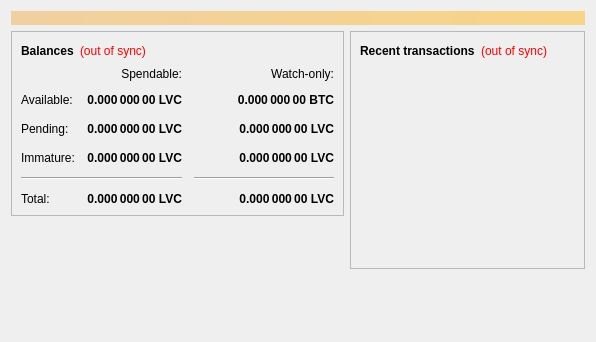
<?xml version="1.0" encoding="UTF-8"?>
<ui version="4.0">
 <class>OverviewPage</class>
 <widget class="QWidget" name="OverviewPage">
  <property name="geometry">
   <rect>
    <x>0</x>
    <y>0</y>
    <width>596</width>
    <height>342</height>
   </rect>
  </property>
  <property name="windowTitle">
   <string>Form</string>
  </property>
  <layout class="QVBoxLayout" name="topLayout">
   <item>
    <widget class="QLabel" name="labelAlerts">
     <property name="visible">
      <bool>false</bool>
     </property>
     <property name="styleSheet">
      <string notr="true">background-color: qlineargradient(x1: 0, y1: 0, x2: 1, y2: 0, stop:0 #F0D0A0, stop:1 #F8D488); color:#000000;</string>
     </property>
     <property name="wordWrap">
      <bool>true</bool>
     </property>
     <property name="margin">
      <number>3</number>
     </property>
    </widget>
   </item>
   <item>
    <layout class="QHBoxLayout" name="horizontalLayout" stretch="1,1">
     <item>
      <layout class="QVBoxLayout" name="verticalLayout_2">
       <item>
        <widget class="QFrame" name="frame">
         <property name="frameShape">
          <enum>QFrame::StyledPanel</enum>
         </property>
         <property name="frameShadow">
          <enum>QFrame::Raised</enum>
         </property>
         <layout class="QVBoxLayout" name="verticalLayout_4">
          <item>
           <layout class="QHBoxLayout" name="horizontalLayout_4">
            <item>
             <widget class="QLabel" name="label_5">
              <property name="font">
               <font>
                <weight>75</weight>
                <bold>true</bold>
               </font>
              </property>
              <property name="text">
               <string>Balances</string>
              </property>
             </widget>
            </item>
            <item>
             <widget class="QLabel" name="labelWalletStatus">
              <property name="cursor">
               <cursorShape>WhatsThisCursor</cursorShape>
              </property>
              <property name="toolTip">
               <string>The displayed information may be out of date. Your wallet automatically synchronizes with the Lavrovcoin network after a connection is established, but this process has not completed yet.</string>
              </property>
              <property name="styleSheet">
               <string notr="true">QLabel { color: red; }</string>
              </property>
              <property name="text">
               <string notr="true">(out of sync)</string>
              </property>
              <property name="alignment">
               <set>Qt::AlignLeading|Qt::AlignLeft|Qt::AlignVCenter</set>
              </property>
             </widget>
            </item>
            <item>
             <spacer name="horizontalSpacer_3">
              <property name="orientation">
               <enum>Qt::Horizontal</enum>
              </property>
              <property name="sizeHint" stdset="0">
               <size>
                <width>40</width>
                <height>20</height>
               </size>
              </property>
             </spacer>
            </item>
           </layout>
          </item>
          <item>
           <layout class="QGridLayout" name="gridLayout">
            <property name="spacing">
             <number>12</number>
            </property>
            <item row="2" column="2">
             <widget class="QLabel" name="labelWatchPending">
              <property name="font">
               <font>
                <weight>75</weight>
                <bold>true</bold>
               </font>
              </property>
              <property name="cursor">
               <cursorShape>IBeamCursor</cursorShape>
              </property>
              <property name="toolTip">
               <string>Unconfirmed transactions to watch-only addresses</string>
              </property>
              <property name="text">
               <string notr="true">0.000 000 00 LVC</string>
              </property>
              <property name="alignment">
               <set>Qt::AlignRight|Qt::AlignTrailing|Qt::AlignVCenter</set>
              </property>
              <property name="textInteractionFlags">
               <set>Qt::LinksAccessibleByMouse|Qt::TextSelectableByKeyboard|Qt::TextSelectableByMouse</set>
              </property>
             </widget>
            </item>
            <item row="2" column="1">
             <widget class="QLabel" name="labelUnconfirmed">
              <property name="font">
               <font>
                <weight>75</weight>
                <bold>true</bold>
               </font>
              </property>
              <property name="cursor">
               <cursorShape>IBeamCursor</cursorShape>
              </property>
              <property name="toolTip">
               <string>Total of transactions that have yet to be confirmed, and do not yet count toward the spendable balance</string>
              </property>
              <property name="text">
               <string notr="true">0.000 000 00 LVC</string>
              </property>
              <property name="alignment">
               <set>Qt::AlignRight|Qt::AlignTrailing|Qt::AlignVCenter</set>
              </property>
              <property name="textInteractionFlags">
               <set>Qt::LinksAccessibleByMouse|Qt::TextSelectableByKeyboard|Qt::TextSelectableByMouse</set>
              </property>
             </widget>
            </item>
            <item row="3" column="2">
             <widget class="QLabel" name="labelWatchImmature">
              <property name="font">
               <font>
                <weight>75</weight>
                <bold>true</bold>
               </font>
              </property>
              <property name="cursor">
               <cursorShape>IBeamCursor</cursorShape>
              </property>
              <property name="toolTip">
               <string>Mined balance in watch-only addresses that has not yet matured</string>
              </property>
              <property name="text">
               <string notr="true">0.000 000 00 LVC</string>
              </property>
              <property name="alignment">
               <set>Qt::AlignRight|Qt::AlignTrailing|Qt::AlignVCenter</set>
              </property>
              <property name="textInteractionFlags">
               <set>Qt::LinksAccessibleByMouse|Qt::TextSelectableByKeyboard|Qt::TextSelectableByMouse</set>
              </property>
             </widget>
            </item>
            <item row="4" column="0" colspan="2">
             <widget class="Line" name="line">
              <property name="orientation">
               <enum>Qt::Horizontal</enum>
              </property>
             </widget>
            </item>
            <item row="4" column="2">
             <widget class="Line" name="lineWatchBalance">
              <property name="sizePolicy">
               <sizepolicy hsizetype="Preferred" vsizetype="Fixed">
                <horstretch>0</horstretch>
                <verstretch>0</verstretch>
               </sizepolicy>
              </property>
              <property name="minimumSize">
               <size>
                <width>140</width>
                <height>0</height>
               </size>
              </property>
              <property name="orientation">
               <enum>Qt::Horizontal</enum>
              </property>
             </widget>
            </item>
            <item row="5" column="0">
             <widget class="QLabel" name="labelTotalText">
              <property name="text">
               <string>Total:</string>
              </property>
             </widget>
            </item>
            <item row="3" column="1">
             <widget class="QLabel" name="labelImmature">
              <property name="font">
               <font>
                <weight>75</weight>
                <bold>true</bold>
               </font>
              </property>
              <property name="cursor">
               <cursorShape>IBeamCursor</cursorShape>
              </property>
              <property name="toolTip">
               <string>Mined balance that has not yet matured</string>
              </property>
              <property name="text">
               <string notr="true">0.000 000 00 LVC</string>
              </property>
              <property name="alignment">
               <set>Qt::AlignRight|Qt::AlignTrailing|Qt::AlignVCenter</set>
              </property>
              <property name="textInteractionFlags">
               <set>Qt::LinksAccessibleByMouse|Qt::TextSelectableByKeyboard|Qt::TextSelectableByMouse</set>
              </property>
             </widget>
            </item>
            <item row="2" column="3">
             <spacer name="horizontalSpacer_2">
              <property name="orientation">
               <enum>Qt::Horizontal</enum>
              </property>
              <property name="sizeHint" stdset="0">
               <size>
                <width>40</width>
                <height>20</height>
               </size>
              </property>
             </spacer>
            </item>
            <item row="3" column="0">
             <widget class="QLabel" name="labelImmatureText">
              <property name="text">
               <string>Immature:</string>
              </property>
             </widget>
            </item>
            <item row="5" column="1">
             <widget class="QLabel" name="labelTotal">
              <property name="font">
               <font>
                <weight>75</weight>
                <bold>true</bold>
               </font>
              </property>
              <property name="cursor">
               <cursorShape>IBeamCursor</cursorShape>
              </property>
              <property name="toolTip">
               <string>Your current total balance</string>
              </property>
              <property name="text">
               <string notr="true">0.000 000 00 LVC</string>
              </property>
              <property name="alignment">
               <set>Qt::AlignRight|Qt::AlignTrailing|Qt::AlignVCenter</set>
              </property>
              <property name="textInteractionFlags">
               <set>Qt::LinksAccessibleByMouse|Qt::TextSelectableByKeyboard|Qt::TextSelectableByMouse</set>
              </property>
             </widget>
            </item>
            <item row="5" column="2">
             <widget class="QLabel" name="labelWatchTotal">
              <property name="font">
               <font>
                <weight>75</weight>
                <bold>true</bold>
               </font>
              </property>
              <property name="cursor">
               <cursorShape>IBeamCursor</cursorShape>
              </property>
              <property name="toolTip">
               <string>Current total balance in watch-only addresses</string>
              </property>
              <property name="text">
               <string notr="true">0.000 000 00 LVC</string>
              </property>
              <property name="alignment">
               <set>Qt::AlignRight|Qt::AlignTrailing|Qt::AlignVCenter</set>
              </property>
              <property name="textInteractionFlags">
               <set>Qt::LinksAccessibleByMouse|Qt::TextSelectableByKeyboard|Qt::TextSelectableByMouse</set>
              </property>
             </widget>
            </item>
            <item row="0" column="2">
             <widget class="QLabel" name="labelWatchonly">
              <property name="text">
               <string>Watch-only:</string>
              </property>
              <property name="alignment">
               <set>Qt::AlignRight|Qt::AlignTrailing|Qt::AlignVCenter</set>
              </property>
             </widget>
            </item>
            <item row="1" column="0">
             <widget class="QLabel" name="labelBalanceText">
              <property name="text">
               <string>Available:</string>
              </property>
             </widget>
            </item>
            <item row="1" column="1">
             <widget class="QLabel" name="labelBalance">
              <property name="font">
               <font>
                <weight>75</weight>
                <bold>true</bold>
               </font>
              </property>
              <property name="cursor">
               <cursorShape>IBeamCursor</cursorShape>
              </property>
              <property name="toolTip">
               <string>Your current spendable balance</string>
              </property>
              <property name="text">
               <string notr="true">0.000 000 00 LVC</string>
              </property>
              <property name="alignment">
               <set>Qt::AlignRight|Qt::AlignTrailing|Qt::AlignVCenter</set>
              </property>
              <property name="textInteractionFlags">
               <set>Qt::LinksAccessibleByMouse|Qt::TextSelectableByKeyboard|Qt::TextSelectableByMouse</set>
              </property>
             </widget>
            </item>
            <item row="1" column="2">
             <widget class="QLabel" name="labelWatchAvailable">
              <property name="font">
               <font>
                <weight>75</weight>
                <bold>true</bold>
               </font>
              </property>
              <property name="cursor">
               <cursorShape>IBeamCursor</cursorShape>
              </property>
              <property name="toolTip">
               <string>Your current balance in watch-only addresses</string>
              </property>
              <property name="text">
               <string notr="true">0.000 000 00 BTC</string>
              </property>
              <property name="alignment">
               <set>Qt::AlignRight|Qt::AlignTrailing|Qt::AlignVCenter</set>
              </property>
              <property name="textInteractionFlags">
               <set>Qt::LinksAccessibleByMouse|Qt::TextSelectableByKeyboard|Qt::TextSelectableByMouse</set>
              </property>
             </widget>
            </item>
            <item row="2" column="0">
             <widget class="QLabel" name="labelPendingText">
              <property name="text">
               <string>Pending:</string>
              </property>
             </widget>
            </item>
            <item row="0" column="1">
             <widget class="QLabel" name="labelSpendable">
              <property name="text">
               <string>Spendable:</string>
              </property>
              <property name="alignment">
               <set>Qt::AlignRight|Qt::AlignTrailing|Qt::AlignVCenter</set>
              </property>
             </widget>
            </item>
           </layout>
          </item>
         </layout>
        </widget>
       </item>
       <item>
        <spacer name="verticalSpacer">
         <property name="orientation">
          <enum>Qt::Vertical</enum>
         </property>
         <property name="sizeHint" stdset="0">
          <size>
           <width>20</width>
           <height>40</height>
          </size>
         </property>
        </spacer>
       </item>
      </layout>
     </item>
     <item>
      <layout class="QVBoxLayout" name="verticalLayout_3">
       <item>
        <widget class="QFrame" name="frame_2">
         <property name="frameShape">
          <enum>QFrame::StyledPanel</enum>
         </property>
         <property name="frameShadow">
          <enum>QFrame::Raised</enum>
         </property>
         <layout class="QVBoxLayout" name="verticalLayout">
          <item>
           <layout class="QHBoxLayout" name="horizontalLayout_2">
            <item>
             <widget class="QLabel" name="label_4">
              <property name="font">
               <font>
                <weight>75</weight>
                <bold>true</bold>
               </font>
              </property>
              <property name="text">
               <string>Recent transactions</string>
              </property>
             </widget>
            </item>
            <item>
             <widget class="QLabel" name="labelTransactionsStatus">
              <property name="cursor">
               <cursorShape>WhatsThisCursor</cursorShape>
              </property>
              <property name="toolTip">
               <string>The displayed information may be out of date. Your wallet automatically synchronizes with the Lavrovcoin network after a connection is established, but this process has not completed yet.</string>
              </property>
              <property name="styleSheet">
               <string notr="true">QLabel { color: red; }</string>
              </property>
              <property name="text">
               <string notr="true">(out of sync)</string>
              </property>
              <property name="alignment">
               <set>Qt::AlignRight|Qt::AlignTrailing|Qt::AlignVCenter</set>
              </property>
             </widget>
            </item>
            <item>
             <spacer name="horizontalSpacer">
              <property name="orientation">
               <enum>Qt::Horizontal</enum>
              </property>
              <property name="sizeHint" stdset="0">
               <size>
                <width>40</width>
                <height>20</height>
               </size>
              </property>
             </spacer>
            </item>
           </layout>
          </item>
          <item>
           <widget class="QListView" name="listTransactions">
            <property name="styleSheet">
             <string notr="true">QListView { background: transparent; }</string>
            </property>
            <property name="frameShape">
             <enum>QFrame::NoFrame</enum>
            </property>
            <property name="verticalScrollBarPolicy">
             <enum>Qt::ScrollBarAlwaysOff</enum>
            </property>
            <property name="horizontalScrollBarPolicy">
             <enum>Qt::ScrollBarAlwaysOff</enum>
            </property>
            <property name="selectionMode">
             <enum>QAbstractItemView::NoSelection</enum>
            </property>
           </widget>
          </item>
         </layout>
        </widget>
       </item>
       <item>
        <spacer name="verticalSpacer_2">
         <property name="orientation">
          <enum>Qt::Vertical</enum>
         </property>
         <property name="sizeHint" stdset="0">
          <size>
           <width>20</width>
           <height>40</height>
          </size>
         </property>
        </spacer>
       </item>
      </layout>
     </item>
    </layout>
   </item>
  </layout>
 </widget>
 <resources/>
 <connections/>
</ui>
